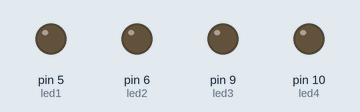
Simulated run of this sketch. Board: Arduino Uno, built with avr-gcc and run on an emulated ATmega328P. Shown: output pins drawn as LEDs (lit = HIGH).

Above: at 0.05 s.
At 0.75 s:
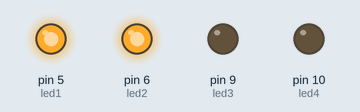
At 1.45 s:
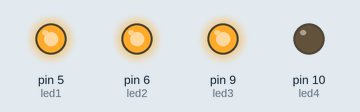
At 2.95 s:
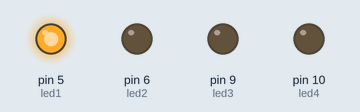
At 4.45 s:
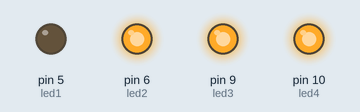
At 5.95 s:
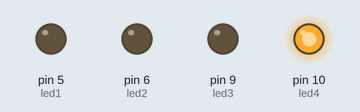
Timing chart, 0 to 7.8 s (numbered marks = the images above):
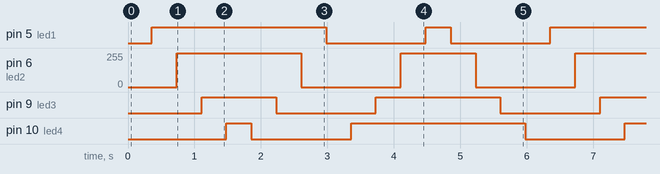

The sketch:

ex2.ino
```cpp
int led1 = 5;
int led2 = 6;
int led3 = 9;
int led4 = 10;
int tim = 7;
int brightness;
int tim1= 10;
void setup() {

  pinMode(led1 , OUTPUT);
  pinMode(led2 , OUTPUT);
  pinMode(led3 , OUTPUT);
  pinMode(led4 , OUTPUT);

}

void loop() {
for(brightness = 0 ; brightness <=255 ; brightness += 5)
{
  analogWrite (led1 , brightness);
  delay(tim);
}
delay(tim1);
for(brightness = 0 ; brightness <=255 ; brightness += 5)
{
  analogWrite (led2 , brightness);
  delay(tim);
}
delay(tim1);
for(brightness = 0 ; brightness <=255 ; brightness += 5)
{
  analogWrite (led3 , brightness);
  delay(tim);
}
delay(tim1);
for(brightness = 0 ; brightness <=255 ; brightness += 5)
{
  analogWrite (led4 , brightness);
  delay(tim);
}
delay(tim1);
for(brightness = 255 ; brightness >=0 ; brightness -= 5)
{
  analogWrite (led4 , brightness);
  delay(tim);
}
delay(tim1);
for(brightness = 255 ; brightness >=0 ; brightness -= 5)
{
  analogWrite (led3 , brightness);
  delay(tim);
}
delay(tim1);
for(brightness = 255 ; brightness >=0 ; brightness -= 5)
{
  analogWrite (led2 , brightness);
  delay(tim);
}
delay(tim1);
for(brightness = 255 ; brightness >=0 ; brightness -= 5)
{
  analogWrite (led1 , brightness);
  delay(tim);
}
delay(tim1);
for(brightness = 0 ; brightness <=255 ; brightness += 5)
{
  analogWrite (led4 , brightness);
  delay(tim);
}
delay(tim1);
for(brightness = 0 ; brightness <=255 ; brightness += 5)
{
  analogWrite (led3 , brightness);
  delay(tim);
}
delay(tim1);
for(brightness = 0 ; brightness <=255 ; brightness += 5)
{
  analogWrite (led2 , brightness);
  delay(tim);
}
delay(tim1);
for(brightness = 0 ; brightness <=255 ; brightness += 5)
{
  analogWrite (led1 , brightness);
  delay(tim);
}
delay(tim1);
for(brightness = 255 ; brightness >=0 ; brightness -= 5)
{
  analogWrite (led1 , brightness);
  delay(tim);
}
delay(tim1);
for(brightness = 255 ; brightness >=0 ; brightness -= 5)
{
  analogWrite (led2 , brightness);
  delay(tim);
}
delay(tim1);
for(brightness = 255 ; brightness >=0 ; brightness -= 5)
{
  analogWrite (led3 , brightness);
  delay(tim);
}
delay(tim1);
for(brightness = 255 ; brightness >=0 ; brightness -= 5)
{
  analogWrite (led4 , brightness);
  delay(tim);
}
delay(tim1);
}
```

Measured:
- by itself, pin 5 (led1): repeats every 6.0 s: LOW 1.5 s, HIGH 0.37 s, LOW 1.5 s, HIGH 2.6 s
- by itself, pin 6 (led2): repeats every 6.0 s: 0/255 1.5 s, 255/255 1.1 s, 0/255 1.5 s, 255/255 1.9 s
- by itself, pin 9 (led3): repeats every 6.0 s: LOW 1.5 s, HIGH 1.9 s, LOW 1.5 s, HIGH 1.1 s
- by itself, pin 10 (led4): repeats every 6.0 s: LOW 1.5 s, HIGH 2.6 s, LOW 1.5 s, HIGH 0.37 s
